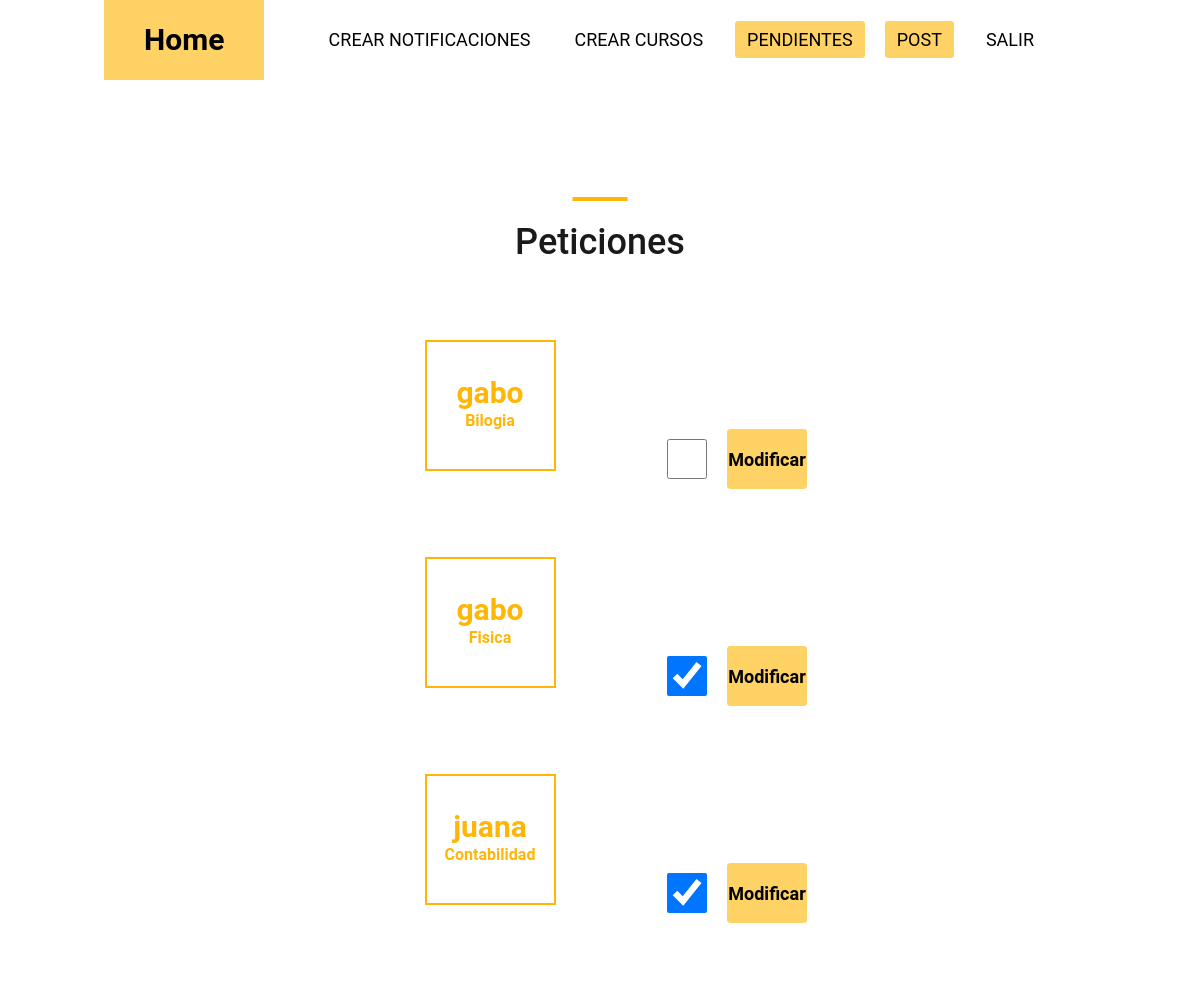
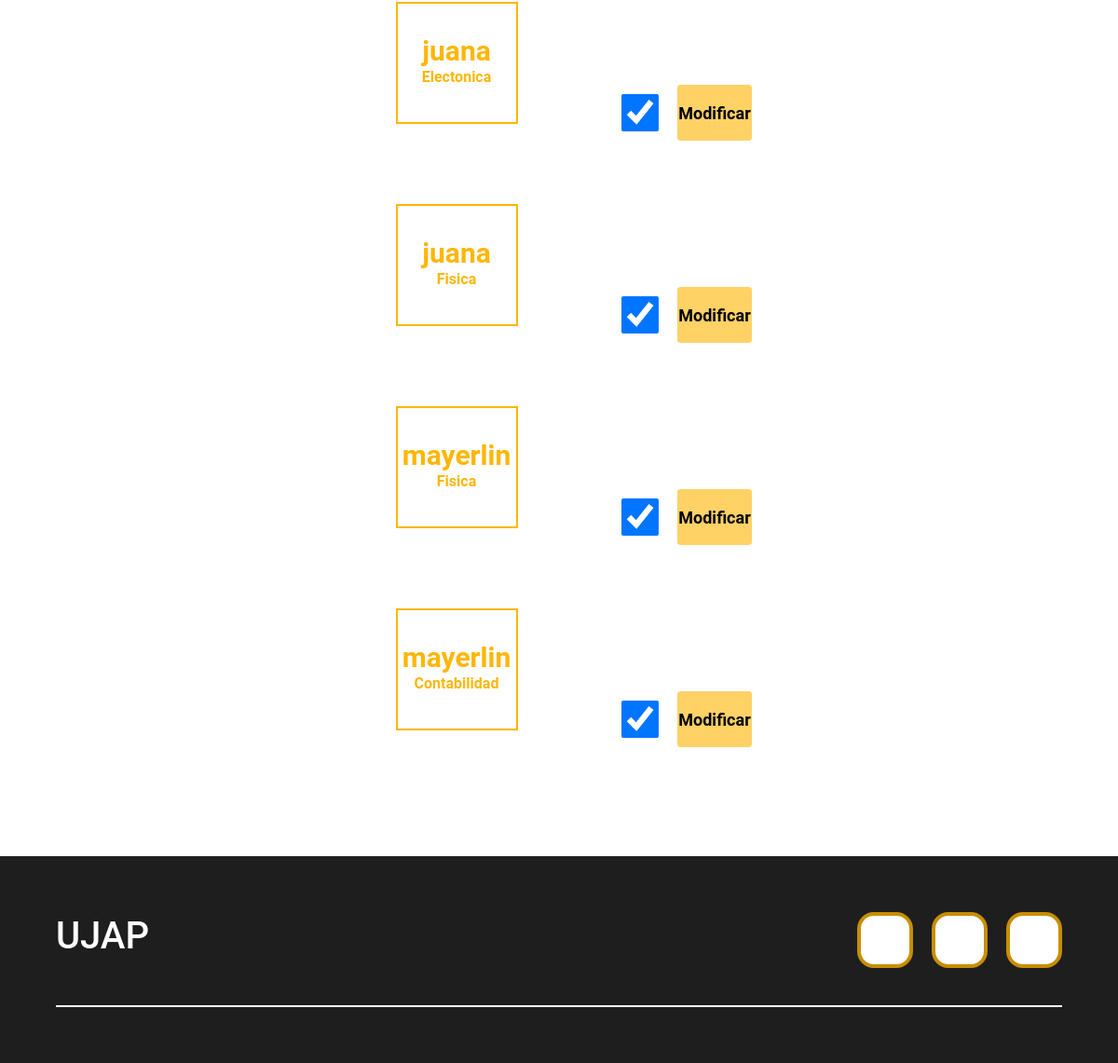
Page /cursos/aceptarNotificaciones/15 (signed in) on the committed database (2 pictures, top to bottom).
### gestionCursos/models.py (models this page shows, shortened)
class Aceptacion(models.Model):
    profesor = models.ForeignKey(User , on_delete=models.CASCADE)
    CursosUsuarios = models.ForeignKey(CursosUsuarios , on_delete=models.CASCADE)
    aceptado = models.BooleanField(default=False)
    created =  models.DateTimeField(auto_now_add=True)
    updated =  models.DateTimeField(auto_now_add=True)
    class Meta:
        verbose_name='Aceptado'
        verbose_name_plural='Aceptados'

class CursosUsuarios(models.Model):
    curso = models.ForeignKey(Curso , on_delete=models.CASCADE)
    usuario = models.ForeignKey(User , on_delete=models.CASCADE)
    created =  models.DateTimeField(auto_now_add=True)
    updated =  models.DateTimeField(auto_now_add=True)
    class Meta:
        verbose_name='CursoUsuario'
        verbose_name_plural='CursosUsuarios'

class Curso(models.Model):
    nombre = models.CharField(max_length=30)
    descripcion = models.CharField(max_length=80)
    cupos = models.IntegerField()
    pendientes = models.IntegerField(default=0)
    categoria = models.ForeignKey(Categoria, on_delete=models.CASCADE)
    autor = models.ForeignKey(User, on_delete=models.CASCADE)
    created =  models.DateTimeField(auto_now_add=True)
    updated =  models.DateTimeField(auto_now_add=True)
    class Meta:
        verbose_name='curso'
        verbose_name_plural='cursos'
    def __str__(self):
        return self.nombre

### gestionCursos/views.py (the view, shortened to what this page needs)
# urls.py: path('aceptarNotificaciones/<id>', login_required(views.aceptarNotificaciones), name="aceptarNotificaciones"),
def aceptarNotificaciones(request, id):
    profesor = User.objects.get(id=int(id))
    aceptado = Aceptacion.objects.filter(profesor=profesor)
    return render(request,"gestionCursos/AceptarNotificaciones.html",{"lista":aceptado})

### gestionCursos/Templates/gestionCursos/AceptarNotificaciones.html (shortened to what this page needs)
{% extends "gestionCursos/base.html" %}
{% load static %}
{% block extracss %}
<link rel="stylesheet" href="{% static 'gestionCursos/css/bootstrap4/bootstrap.min.css' %}">
<link rel="stylesheet" href="{% static 'gestionCursos/css/main_styles.css' %}">
<link rel="stylesheet" href="{% static 'gestionCursos/css/responsive.css' %}">
<link rel="stylesheet" href="{% static 'gestionCursos/css/list.css' %}">
{% endblock extracss %}
{% block content %}
{% include "gestionCursos/navP.html" %}
<main>
	<div class="events page_section">
		<div class="container">
			<div class="row">
				<div class="col">
					<div class="section_title text-center">
						<h1>Peticiones</h1>
					</div>
				</div>
			</div>
			{% for aceptados in lista %}
			<div class="event_items">
				<div class="row event_item">
					<div class="col">
						<div class="row d-flex flex-row align-items-end">
							<div class="col-lg-2 order-lg-1 order-2" id="Contenedor_num">
								<div class="event_date d-flex flex-column align-items-center justify-content-center">
									<div class="event_day" style="font-size:30px;">{{aceptados.CursosUsuarios.usuario}}</div>
									<div class="event_month">{{aceptados.CursosUsuarios.curso}}</div>
								</div>
							</div>
							<div class="col-lg-6 order-lg-2 order-3" id="Contenedor_info">
							</div>
							<div class="col-lg-4 order-lg-3 order-1"  id="content_Form">
								<form action="" method="POST"  id="content_Form">{% csrf_token %}
									<input type="checkbox" id="okeyl" name='ok' value="True"  {% if aceptados.aceptado %} checked {% endif %}>
									<input type="submit" value="Modificar" id="botonazo">
								</form>
							</div>
						</div>
					</div>
				</div>
				{% endfor %}
			</div>
		</div>
	</div>
</main>
{% endblock %}

### gestionCursos/static/gestionCursos/css/basee.css (style rules this page uses)
* { margin: 0px; border: 0px; box-sizing: border-box; }
:root { scroll-behavior:smooth; }
body { font-family: 'Open Sans', sans-serif; }

### gestionCursos/static/gestionCursos/css/main_styles.css (style rules this page uses)
* { margin: 0; padding: 0; -webkit-font-smoothing: antialiased; -webkit-text-shadow: rgba(0,0,0,.01) 0 0 1px; text-shadow: rgba(0,0,0,.01) 0 0 1px; }
body { font-family: 'Roboto', sans-serif; font-size: 14px; font-weight: 400; background: #FFFFFF; color: #a5a5a5; }
div { display: block; position: relative; -webkit-box-sizing: border-box; -moz-box-sizing: border-box; box-sizing: border-box; }
h1 { font-size: 36px; }
h1, h2, h3, h4, h5, h6 { font-family: 'Roboto', sans-serif; -webkit-font-smoothing: antialiased; -webkit-text-shadow: rgba(0,0,0,.01) 0 0 1px; text-shadow: rgba(0,0,0,.01) 0 0 1px; }
.page_section { padding-top: 117px; padding-bottom: 117px; }
.section_title h1 { display: block; color: #1a1a1a; font-weight: 500; padding-top: 24px; }
.section_title h1::before { display: block; position: absolute; top: 0; left: 50%; -webkit-transform: translateX(-50%); -moz-transform: translateX(-50%); -ms-transform: translateX(-50%); -o-transform: translateX(-50%); transform: translateX(-50%); width: 55px; height: 4px; content: ''; background: #ffb606; }
input:last-of-type { margin-bottom: 0px; }
.event_items { margin-top: 68px; }
.event_item { margin-bottom: 56px; }
.event_item:last-child { margin-bottom: 0px; }
.event_date { width: 131px; height: 131px; border: solid 2px #ffb606; margin-bottom: 18px; }
.event_day { font-size: 48px; font-weight: 700; color: #ffb606; margin-bottom: 1px; line-height: 1; }
.event_month { font-size: 16px; font-weight: 700; color: #ffb606; }

### gestionCursos/static/gestionCursos/css/list.css (style rules this page uses)
#content_Form { display: flex; justify-content:center; align-items:center; }
input[type="submit"] { width: 200px; height: 100px; font-size:large; border-radius: 5%; background-color: #FFD266; font-weight: bold; }

### gestionCursos/Templates/gestionCursos/AceptarNotificaciones.html (style rules this page uses)
main { display:flex; justify-content:center; align-items:center; }
#content_Form { display:flex; justify-content:center; align-items:center; }
#okeyl { width: 80px; height: 40px; }
#botonazo { width: 80px; height: 60px; }

### rows in the picture
Aceptacion: CursosUsuarios.usuario "gabo", CursosUsuarios.curso "Bilogia"
Aceptacion: CursosUsuarios.usuario "gabo", CursosUsuarios.curso "Fisica", aceptado "☑"
Aceptacion: CursosUsuarios.usuario "juana", CursosUsuarios.curso "Contabilidad", aceptado "☑"
Aceptacion: CursosUsuarios.usuario "juana", CursosUsuarios.curso "Electonica", aceptado "☑"
Aceptacion: CursosUsuarios.usuario "juana", CursosUsuarios.curso "Fisica", aceptado "☑"
Aceptacion: CursosUsuarios.usuario "mayerlin", CursosUsuarios.curso "Fisica", aceptado "☑"
Aceptacion: CursosUsuarios.usuario "mayerlin", CursosUsuarios.curso "Contabilidad", aceptado "☑"
